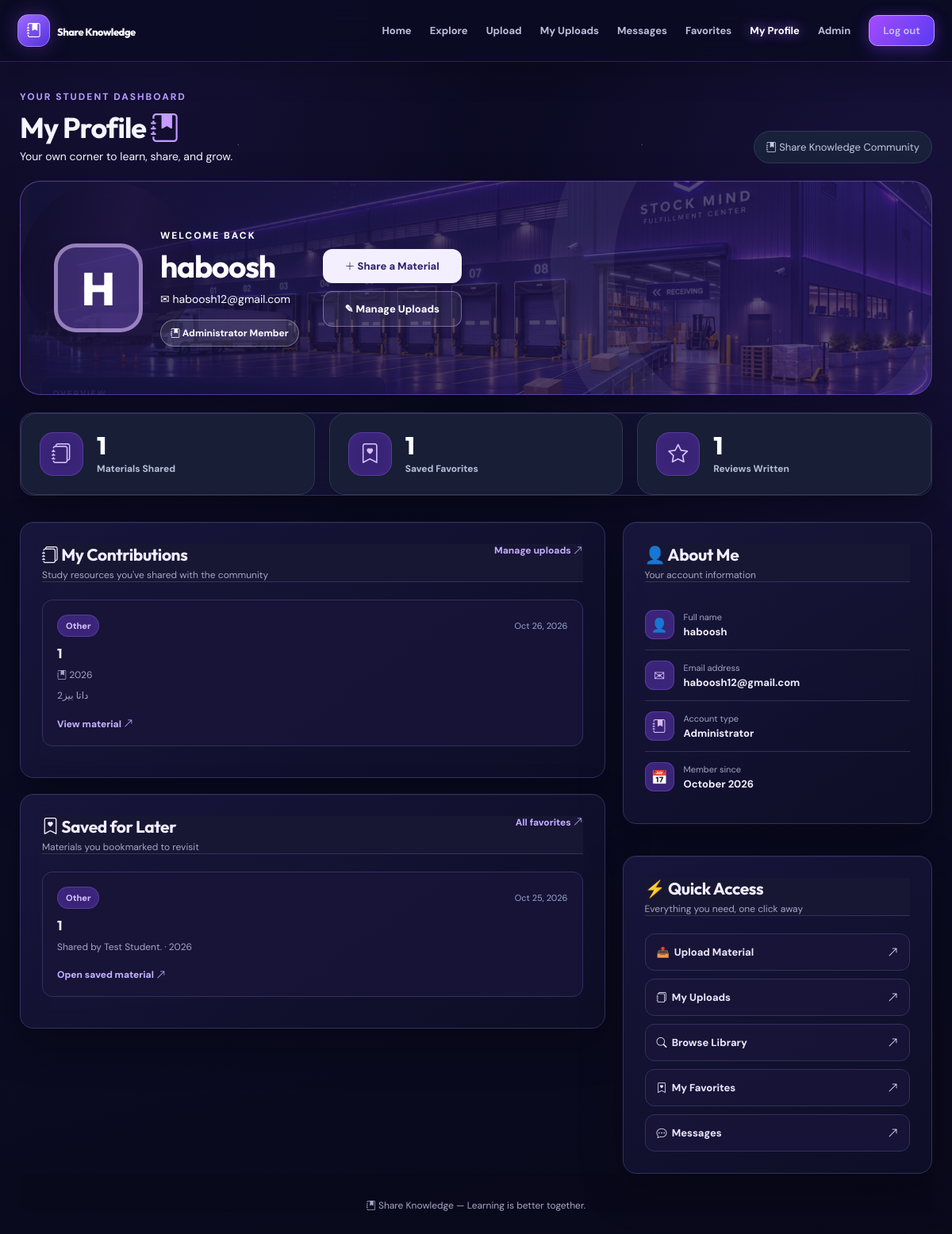
Page /share_knowledge/profile.php (signed in) on the committed database.
### tables this page shows
CREATE TABLE `users` (
  `id` int(11) NOT NULL,
  `name` varchar(100) NOT NULL,
  `email` varchar(150) NOT NULL,
  `password` varchar(255) NOT NULL,
  `created_at` timestamp NOT NULL DEFAULT current_timestamp(),
  `role` enum('student','admin') NOT NULL DEFAULT 'student'
);

CREATE TABLE `materials` (
  `id` int(11) NOT NULL,
  `user_id` int(11) NOT NULL,
  `subject` varchar(100) NOT NULL,
  `chapter` varchar(200) NOT NULL,
  `academic_year` varchar(100) NOT NULL,
  `description` text NOT NULL,
  `file_path` varchar(255) NOT NULL,
  `created_at` timestamp NOT NULL DEFAULT current_timestamp()
);

### share_knowledge/profile.php (the view, shortened to what this page needs)
<?php
require_once 'db.php';
function e($value) {
    return htmlspecialchars((string)$value, ENT_QUOTES, 'UTF-8');
}
$userId = (int)$_SESSION['user_id'];
$stmt = $conn->prepare('SELECT id, name, email, role, created_at FROM users WHERE id = ?');
$stmt->execute([$userId]);
$user = $stmt->fetch(PDO::FETCH_ASSOC);
$stmt = $conn->prepare('SELECT id, subject, chapter, academic_year, description, created_at FROM materials WHERE user_id = ? ORDER BY created_at DESC, id DESC');
$stmt->execute([$userId]);
$materials = $stmt->fetchAll(PDO::FETCH_ASSOC);
$stmt = $conn->prepare('SELECT m.id, m.subject, m.chapter, m.academic_year, m.description, m.created_at, u.name AS uploader FROM favorites f JOIN materials m ON m.id = f.material_id LEFT JOIN users u ON u.id = m.user_id WHERE f.user_id = ? ORDER BY m.created_at DESC, m.id DESC');
$stmt->execute([$userId]);
$favorites = $stmt->fetchAll(PDO::FETCH_ASSOC);
$stmt = $conn->prepare('SELECT COUNT(*) FROM reviews WHERE user_id = ?');
$stmt->execute([$userId]);
$totalReviews = (int)$stmt->fetchColumn();
$totalMaterials = count($materials);
$totalFavorites = count($favorites);
$memberSince = !empty($user['created_at']) ? date('F Y', strtotime($user['created_at'])) : '—';
$initial = function_exists('mb_substr') ? mb_substr(trim($user['name']), 0, 1, 'UTF-8') : substr(trim($user['name']), 0, 1);
$roleLabel = ($user['role'] ?? '') === 'admin' ? 'Administrator' : 'Student';
?>
<!DOCTYPE html>
<html lang="en">
<head>
<link rel="stylesheet" href="https://cdn.jsdelivr.net/npm/bootstrap-icons@1.11.3/font/bootstrap-icons.min.css">
<link rel="stylesheet" href="assets/css/style.css">
<link rel="stylesheet" href="assets/css/profile.css">
<link rel="stylesheet" href="assets/css/brand-system.css">
</head>
<body class="profile">
<header class="topbar">
<a href="index.php" class="brand"><span class="brand-mark"><i class="bi bi-journal-bookmark-fill" aria-hidden="true"></i></span>Share Knowledge</a>
<nav class="topnav" aria-label="Main navigation">
<a href="index.php">Home</a>
<a href="browse.php">Explore</a>
<a href="upload.php">Upload</a>
<a href="my_uploads.php">My Uploads</a>
<a href="messages.php">Messages</a>
<a href="favorites.php">Favorites</a>
<a href="profile.php" class="current">My Profile</a>
<?php if (($user['role'] ?? '') === 'admin'): ?><a href="admin.php">Admin</a><?php endif; ?>
<a href="logout.php" class="logout">Log out</a>
</nav>
</header>
<main class="page">
<div class="intro"><div><div class="eyebrow">Your student dashboard</div><h1>My Profile <span aria-hidden="true"><i class="bi bi-journal-bookmark-fill" aria-hidden="true"></i></span></h1><p>Your own corner to learn, share, and grow.</p></div><div class="date-pill"><i class="bi bi-journal-bookmark-fill" aria-hidden="true"></i> Share Knowledge Community</div></div>
<section class="hero" aria-label="Profile summary">
<div class="hero-inner">
<div class="identity">
<div class="avatar-wrap"><span><?= e($initial) ?></span></div>
<div><div class="hello">Welcome back</div><h2><?= e($user['name']) ?></h2><p>✉ <?= e($user['email']) ?></p><span class="role-pill"><i class="bi bi-journal-bookmark-fill" aria-hidden="true"></i> <?= e($roleLabel) ?> Member</span></div>
</div>
<div class="hero-cta"><a href="upload.php" class="btn-white"><i class="bi bi-plus-lg" aria-hidden="true"></i> Share a Material</a><a href="my_uploads.php" class="btn-ghost">✎ Manage Uploads</a></div>
</div>
</section>
<div class="stats">
<div class="stat"><div class="stat-emoji"><i class="bi bi-journals" aria-hidden="true"></i></div><div><strong><?= $totalMaterials ?></strong><small>Materials Shared</small></div></div>
<div class="stat"><div class="stat-emoji"><i class="bi bi-bookmark-heart" aria-hidden="true"></i></div><div><strong><?= $totalFavorites ?></strong><small>Saved Favorites</small></div></div>
<div class="stat"><div class="stat-emoji"><i class="bi bi-star" aria-hidden="true"></i></div><div><strong><?= $totalReviews ?></strong><small>Reviews Written</small></div></div>
</div>
<div class="content-grid">
<div>
<section class="panel">
<div class="panel-heading"><div><h2><i class="bi bi-journals" aria-hidden="true"></i> My Contributions</h2><p>Study resources you've shared with the community</p></div><a href="my_uploads.php" class="text-link">Manage uploads <i class="bi bi-arrow-up-right" aria-hidden="true"></i></a></div>
<?php if (!$materials): ?>
<div class="empty"><div class="empty-symbol">📖</div><h3>Your journey starts here</h3><p>You haven't uploaded materials from this account yet. Share your first resource and help someone learn.</p><a href="upload.php" class="purple-btn"><i class="bi bi-plus-lg" aria-hidden="true"></i> Upload a Material</a></div>
<?php else: ?>
<?php foreach ($materials as $material): ?>
<article class="material"><div class="material-head"><span class="chip"><?= e($material['subject']) ?></span><time><?= e(date('M j, Y', strtotime($material['created_at']))) ?></time></div><h3><?= e($material['chapter']) ?></h3><p><i class="bi bi-journal-bookmark-fill" aria-hidden="true"></i> <?= e($material['academic_year']) ?></p><p><?= nl2br(e($material['description'])) ?></p><a class="view" href="view_material.php?id=<?= (int)$material['id'] ?>" target="_blank" rel="noopener noreferrer">View material <i class="bi bi-arrow-up-right" aria-hidden="true"></i></a></article>
<?php endforeach; ?>
<?php endif; ?>
</section>
<section class="panel">
<div class="panel-heading"><div><h2><i class="bi bi-bookmark-heart" aria-hidden="true"></i> Saved for Later</h2><p>Materials you bookmarked to revisit</p></div><a href="favorites.php" class="text-link">All favorites <i class="bi bi-arrow-up-right" aria-hidden="true"></i></a></div>
<?php if (!$favorites): ?>
<div class="empty"><div class="empty-symbol">💜</div><h3>Build your study collection</h3><p>Save useful materials from the library, and they'll appear here automatically.</p><a href="browse.php" class="purple-btn">Explore Materials</a></div>
<?php else: ?>
<?php foreach ($favorites as $material): ?>
<article class="material"><div class="material-head"><span class="chip"><?= e($material['subject']) ?></span><time><?= e(date('M j, Y', strtotime($material['created_at']))) ?></time></div><h3><?= e($material['chapter']) ?></h3><p>Shared by <?= e($material['uploader'] ?? 'Unknown') ?> · <?= e($material['academic_year']) ?></p><a class="view" href="view_material.php?id=<?= (int)$material['id'] ?>" target="_blank" rel="noopener noreferrer">Open saved material <i class="bi bi-arrow-up-right" aria-hidden="true"></i></a></article>
<?php endforeach; ?>
<?php endif; ?>
</section>
</div>
<aside class="side-stack">
<section class="panel">
<div class="panel-heading"><div><h2>👤 About Me</h2><p>Your account information</p></div></div>
<div class="detail"><div class="detail-icon">👤</div><div><span>Full name</span><strong><?= e($user['name']) ?></strong></div></div>
<div class="detail"><div class="detail-icon">✉</div><div><span>Email address</span><strong><?= e($user['email']) ?></strong></div></div>
<div class="detail"><div class="detail-icon"><i class="bi bi-journal-bookmark-fill" aria-hidden="true"></i></div><div><span>Account type</span><strong><?= e($roleLabel) ?></strong></div></div>
<div class="detail"><div class="detail-icon">📅</div><div><span>Member since</span><strong><?= e($memberSince) ?></strong></div></div>
</section>
<section class="panel">
<div class="panel-heading"><div><h2>⚡ Quick Access</h2><p>Everything you need, one click away</p></div></div>
<div class="quicklinks">
<a href="upload.php"><span>📤 &nbsp;Upload Material</span><span><i class="bi bi-arrow-up-right" aria-hidden="true"></i></span></a>
<a href="my_uploads.php"><span><i class="bi bi-journals" aria-hidden="true"></i> &nbsp;My Uploads</span><span><i class="bi bi-arrow-up-right" aria-hidden="true"></i></span></a>
<a href="browse.php"><span><i class="bi bi-search" aria-hidden="true"></i> &nbsp;Browse Library</span><span><i class="bi bi-arrow-up-right" aria-hidden="true"></i></span></a>
<a href="favorites.php"><span><i class="bi bi-bookmark-heart" aria-hidden="true"></i> &nbsp;My Favorites</span><span><i class="bi bi-arrow-up-right" aria-hidden="true"></i></span></a>
<a href="messages.php"><span><i class="bi bi-chat-dots" aria-hidden="true"></i> &nbsp;Messages</span><span><i class="bi bi-arrow-up-right" aria-hidden="true"></i></span></a>
</div>
</section>
</aside>
</div>
<div class="footer"><i class="bi bi-journal-bookmark-fill" aria-hidden="true"></i> Share Knowledge — Learning is better together.</div>
</main>
</body>
</html>

### rows in the picture
users: name "H", name "haboosh", email "haboosh12@gmail.com", role "Administrator", created_at "October 2026"
materials: subject "Other", created_at "Oct 26, 2026", chapter "1", academic_year "2026", description "داتا بيز2"
materials: subject "Other", created_at "Oct 25, 2026", chapter "1", user.name "Test Student.", academic_year "2026"

### other values in the picture
$totalMaterials "1"
$totalFavorites "1"
$totalReviews "1"
